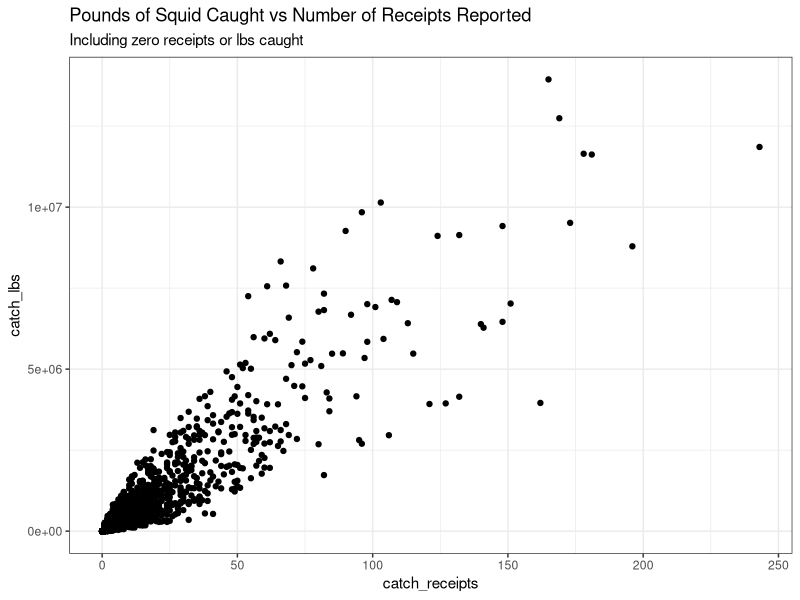
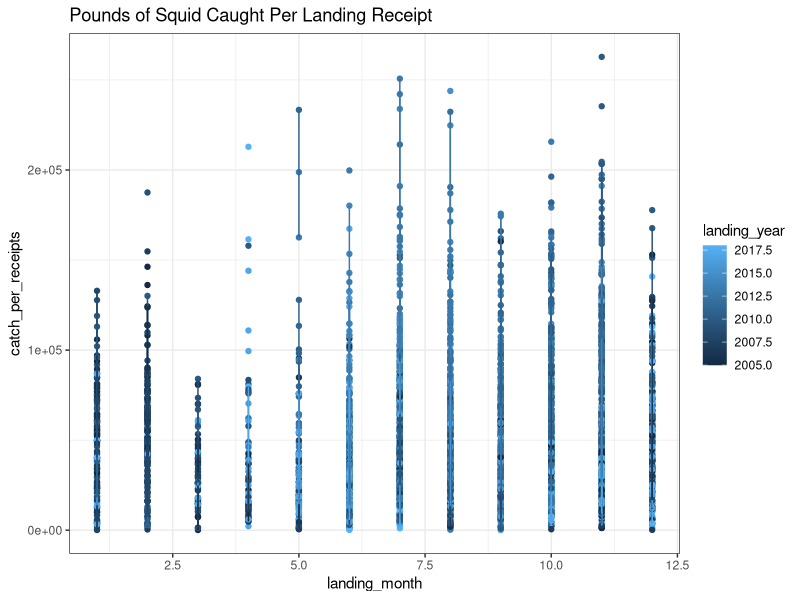

These figures' R source, in order:
## ---- chunk 1
knitr::opts_chunk$set(echo = TRUE)
## ---- chunk 2
# Read in libraries
library(tidyverse)
library(here)
## ---- chunk 3
# Read in the data to use
squid_fishing_data <- read.csv(here("data", "fishing_effort_per_block.csv"))
## ---- chunk 4
ggplot(data = squid_fishing_data, aes(x = catch_receipts, y = catch_lbs))+
  geom_point()+
  theme_bw()+
  labs(title = "Pounds of Squid Caught vs Number of Receipts Reported",
       subtitle = "Including zero receipts or lbs caught")
## ---- chunk 5
ggplot(data = squid_fishing_data, aes(x = landing_month, y = catch_per_receipts, color = landing_year))+
  geom_point()+
  geom_line()+
  theme_bw()+
  labs(title = "Pounds of Squid Caught Per Landing Receipt")
